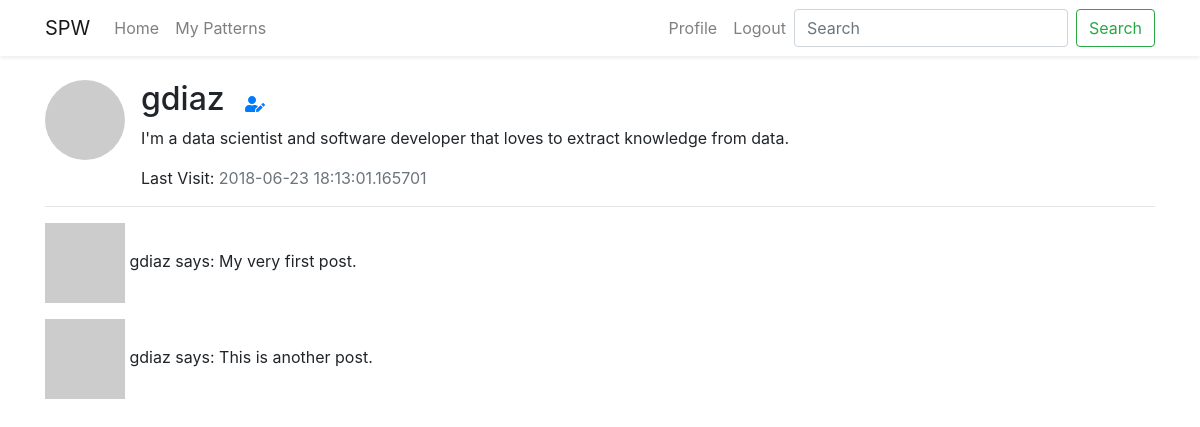
/user/gdiaz (signed in), run on an earlier commit of the app's database.
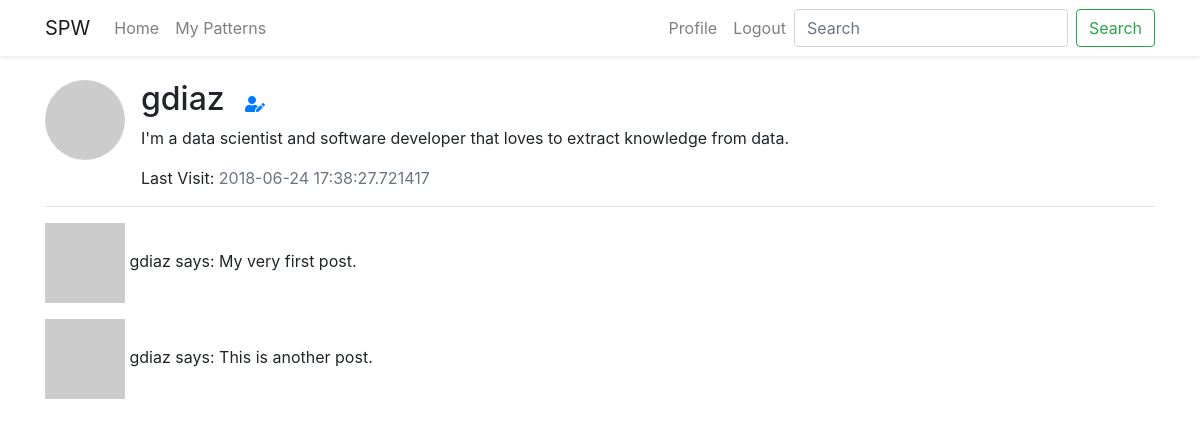
And on a later commit of the database.
### src/models.py (models this page shows, shortened)
class User(UserMixin, db.Model):
    id = db.Column(db.Integer, primary_key=True)
    username = db.Column(db.String(64), index=True, unique=True)
    email = db.Column(db.String(128), index=True, unique=True)
    password_hash = db.Column(db.String(128))
    posts = db.relationship('Post', backref='author', lazy='dynamic')
    about_me = db.Column(db.String(140))
    last_seen = db.Column(db.DateTime, default=datetime.utcnow)
    def avatar(self, size):
        digest = md5(self.email.lower().encode('utf-8')).hexdigest()
        return f"https://www.gravatar.com/avatar/{digest}?d=robohash&s={size}"

### src/routes.py (the view)
@app.route('/user/<username>')
@login_required
def user(username):
    c_user = User.query.filter_by(username=username).first_or_404()
    posts = [
        {
            'author': c_user,
            'body': 'My very first post.'
        },
        {
            'author': c_user,
            'body': 'This is another post.'
        }
    ]
    return render_template('user.html', title=c_user.username, user=c_user, posts=posts)

### src/models.py (called while the page is built)
@login.user_loader
def load_user(idx):
    return User.query.get(int(idx))

### src/routes.py (called while the page is built)
@app.before_request
def before_request():
    if current_user.is_authenticated:
        current_user.last_seen = datetime.utcnow()
        db.session.commit()

### src/templates/user.html
{% extends 'base.html' %}
{% block content %}
    <div class="media">
        <img src="{{ user.avatar(128) }}" alt="Profile Image" class="rounded-circle mr-3">
        <div class="media-body">
            <h2 class="mt-0 mr-3 d-inline">{{ user.username }}</h2>
            {% if user == current_user %}
            <a href="{{ url_for('edit_profile') }}"><i
                class="fas fa-user-edit"></i>
            </a>
            {% endif %}
            {% if user.about_me %}
                <p class="mt-2">{{ user.about_me }}</p>
            {% else %}
                <p class="text-muted mt-2">Tell us something about you.</p>
            {% endif %}
            {% if user.last_seen %} <p class="d-inline">Last Visit: </p>
                <p class="text-muted d-inline">{{ user.last_seen }}</p>{% endif %}
        </div>
    </div>
    <hr>
    {% for post in posts %}
        {% include "includes/_post.html" %}
    {% endfor %}
{% endblock %}

### src/templates/base.html (shortened to what this page needs)
<!DOCTYPE html>
<html lang="en">
<head>
    <link rel="stylesheet" href="https://stackpath.bootstrapcdn.com/bootstrap/4.1.1/css/bootstrap.min.css"
>
    <link rel="stylesheet" href="https://use.fontawesome.com/releases/v5.1.0/css/all.css"
>
</head>
<body>
{% include "includes/_navbar.html" %}
<br>
<div class="container">
    {% block content %}{% endblock %}
</div>
</body>
</html>

### src/templates/includes/_navbar.html (shortened to what this page needs)
<nav class="navbar navbar-expand-lg navbar-light shadow-sm">
    <div class="container">
        <a class="navbar-brand" href="/">SPW</a>
        <div class="collapse navbar-collapse" id="navbarSupportedContent">
            <ul class="navbar-nav mr-auto">
                <li class="nav-item">
                    <a class="nav-link" href="{{ url_for('index') }}">Home</a>
                </li>
                <li class="nav-item">
                    <a class="nav-link" href="{{ url_for('my_patterns') }}">My Patterns</a>
                </li>
            </ul>
            <ul class="navbar-nav ml-auto">
                {% if current_user.is_anonymous %}
                    <li class="nav-item">
                        <a href="{{ url_for('login') }}" class="nav-link">Login</a>
                    </li>
                {% else %}
                    <li class="nav-item">
                        <a href="{{ url_for('user', username=current_user.username) }}" class="nav-link">Profile</a>
                    </li>
                    <li class="nav-item">
                        <a href="{{ url_for('logout') }}" class="nav-link">Logout</a>
                    </li>
                {% endif %}
            </ul>
            <form class="form-inline my-2 my-lg-0">
                <input class="form-control mr-sm-2" type="search" placeholder="Search" aria-label="Search">
                <button class="btn btn-outline-success my-2 my-sm-0" type="submit">Search</button>
            </form>
        </div>
    </div>
</nav>

### src/templates/includes/_post.html
<p>
    <img src="{{ post.author.avatar(36) }}" alt="Profile Image">
    {{ post.author.username }} says: {{ post.body }}
</p>

What changed in the data, as far as the page shows it:
changed User "gdiaz": last_seen "2018-06-23 18:13:01.165701" → "2018-06-24 17:38:27.721417"
